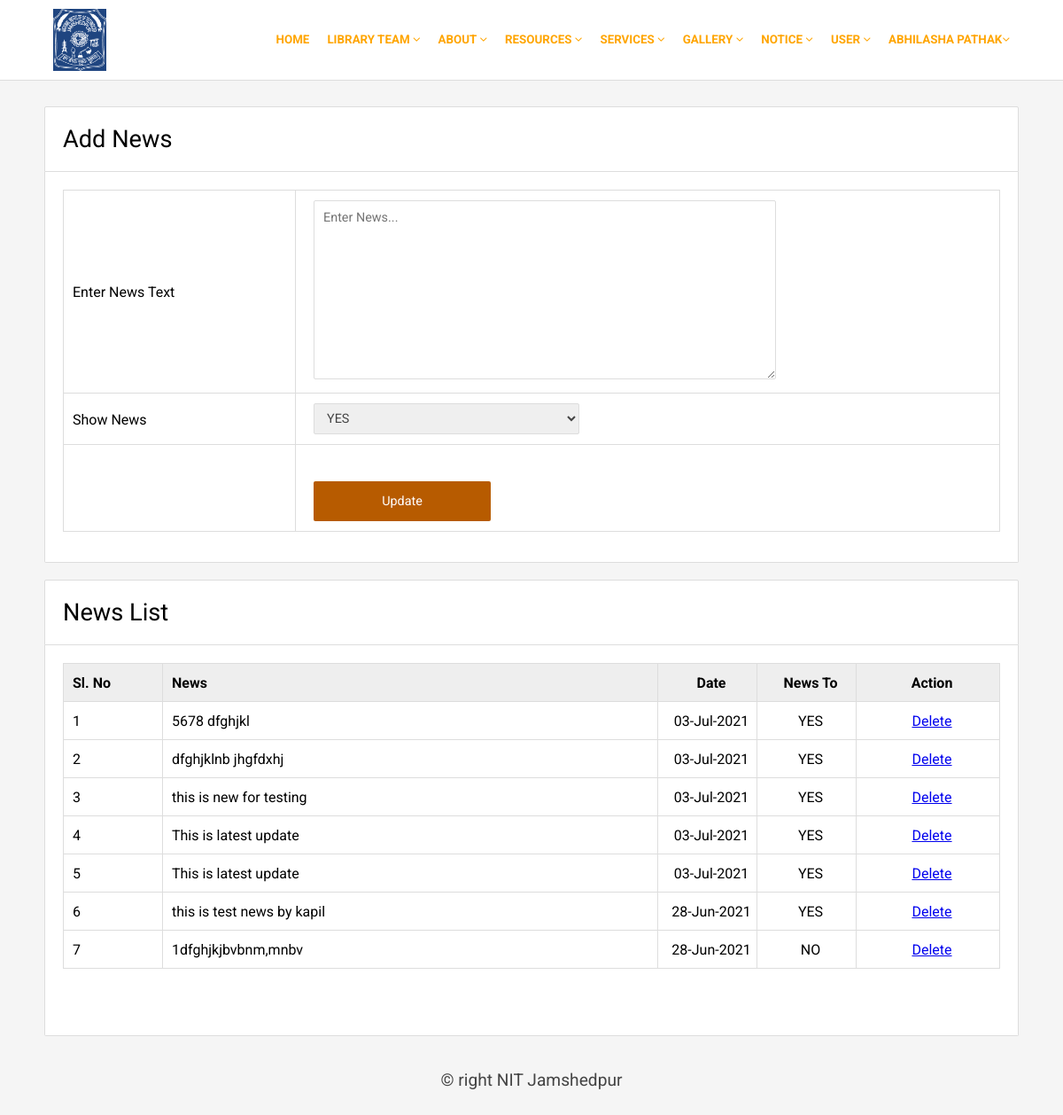
Page /news.php (signed in) on the earlier database version.
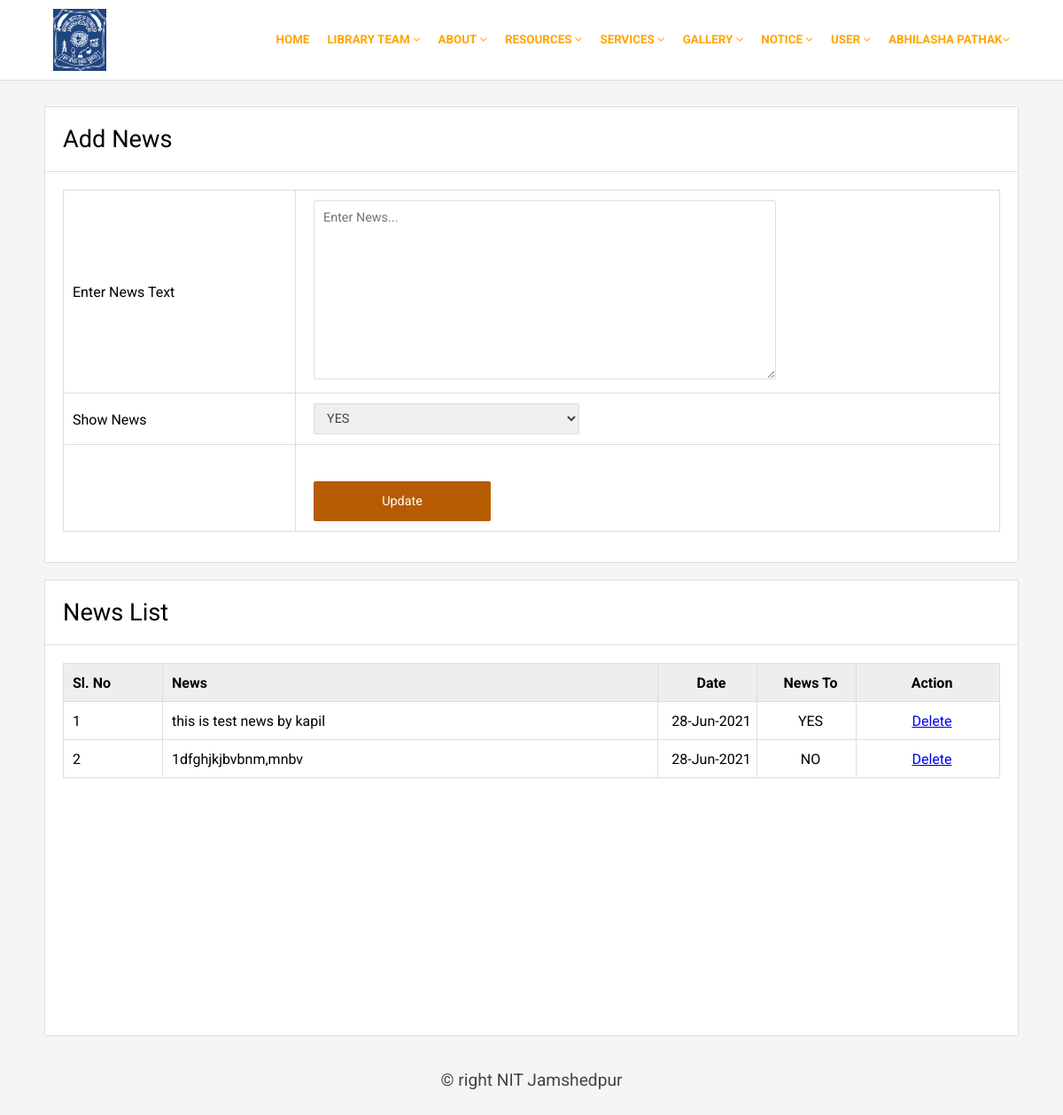
Same page on the later database version.
### tables this page shows
CREATE TABLE `registration` (
  `UserId` int(255) NOT NULL,
  `Name` varchar(255) NOT NULL,
  `Email` varchar(255) NOT NULL,
  `MobileNo` varchar(10) NOT NULL,
  `Gender` varchar(10) NOT NULL,
  `Password` varchar(255) NOT NULL,
  `Confirmpassword` varchar(255) NOT NULL,
  `Type` varchar(255) NOT NULL,
  `Branch` varchar(255) NOT NULL,
  `Regno` varchar(20) DEFAULT NULL,
  `image` varchar(250) NOT NULL
);

CREATE TABLE `news` (
  `nid` int(11) NOT NULL,
  `news` varchar(200) NOT NULL,
  `nto` varchar(10) NOT NULL,
  `date` varchar(15) NOT NULL,
  `news_file` varchar(250) NOT NULL,
  `deleted` varchar(10) NOT NULL,
  `user_type` varchar(20) NOT NULL
);

### news.php (the view, shortened to what this page needs)
<?php
$sesuser=$_SESSION['sesuser'];
include('comman/connect.php');
$data=mysqli_fetch_array($con->query("select * from registration where email='$sesuser'"));
?>
<!DOCTYPE html>
<html>
<head>
	<link rel="stylesheet" type="text/css" href="css/style1.css">
	<link rel="stylesheet" type="text/css" href="css/font-awesome.css">
	<link rel="stylesheet" href="https://cdnjs.cloudflare.com/ajax/libs/font-awesome/4.7.0/css/font-awesome.min.css">
</head>
<body>
<?php include('comman/menu.php');?>
<div class="main">
	<div class="hedding">Add News</div>
	<div class="form">
		<form method="post" action="#">
			<table border="1">
				<tr>
					<td>Enter News Text</td>
					<td><textarea name="news" required placeholder="Enter News..." minlength="10" maxlength="200"></textarea></td>
				</tr>
				<tr>
					<td width="250" valign="top"><br>Show News</td>
					<td><select name="status">
						<option value="YES">YES</option>
					</select></td>
				</tr>
				<tr>
					<td></td>
					<td><input type="submit" name="Update" value="Update"></td>
				</tr>
			</table>
		</form>
	</div>
</div><br>
<div class="main">
	<div class="hedding">News List</div>
	<div class="form">
		<table border="1">
			<tr class="tr">
				<td width="100">Sl. No</td>
				<td>News</td>
				<td width="100" align="center">Date</td>
				<td width="100" align="center">News To</td>
				<td width="150" align="center">Action</td>
			</tr>
			<?php
				$res=$con->query("select * from news where deleted='' order by(nid) desc");
				$i=1;
				while($row=mysqli_fetch_array($res))
				{ $id=$row['nid'];
					echo "<tr>";
						echo "<td>".$i++."</td>";
						echo "<td>".$row['news']."</td>";
						echo "<td align='center'>".$row['date']."</td>";
						echo "<td align='center'>".$row['nto']."</td>";
						echo "<td align='center'><a href='delete.php?id=".$id."&&tname=news'>Delete</a></td>";
					echo "</tr>";
				}
			?>
		</table>
	</div>
</div>
<?php include('comman/footer.php');?>
</body>
</html>

### comman/menu.php (shortened to what this page needs)
<div class="top">
	<div class="topmain">
		<div class="logo">
			<img src="image/logo.png" height="70" width="60" style="background-color: #1f4580; margin: 10px;">
		</div>
		<div class="menu" style="font-size:0.837rem;font-weight:bold;">
			<ul>
				<li><a href=""><?php echo $data['Name'];?><i class="fa fa-angle-down"></i></a>
				</li>
				<li><a href="">User <i class="fa fa-angle-down"></i></a>
				</li>
				<li><a href="">Notice <i class="fa fa-angle-down"></i></a>
				</li>
				<li><a href="">Gallery <i class="fa fa-angle-down"></i></a>
				</li>
				<li><a href="">Services <i class="fa fa-angle-down"></i></a>
				</li>
				<li><a href="">Resources <i class="fa fa-angle-down"></i></a>
				</li>
				<li><a href="#">About <i class="fa fa-angle-down"></i></a>
				</li>
				<li><a href="">Library Team <i class="fa fa-angle-down"></i></a>
				</li>
				<li><a href="home.php">Home</a></li>
			</ul>
		</div>
	</div>
</div>

### comman/footer.php
<div class="main">
	<div class="footer">
		&copy; right NIT Jamshedpur
	</div>
</div>

### css/style1.css (style rules this page uses)
body { margin: 0px; padding: 0px; background: #f5f5f5; font-family: 'Roboto', sans-serif; }
.top { width: 100%; height: 90px; background: #FFF; border-bottom: 1px solid #ddd; position: fixed; z-index: 10000; }
.topmain { width: 1100px; height: 100%; margin: auto; }
.logo { width: 200px; height: 100%; float: left; }
.menu { width: 850px; height: 50px; float: right; margin-top: 25px; }
.menu ul { list-style: none; margin: 0px; padding: 0px; }
.menu li { float:right; }
.menu li a { padding: 0px 10px 0px 10px; height: 40px; line-height: 40px; display: block; color: orange; text-decoration: none; text-transform: uppercase; font-size: 1em; }
.main { width: 1100px; min-height: 100px; border-radius: 2px; margin: auto; top: 120px; position: relative; }
.form { padding: 20px; background: #FFF; border-radius: 0px 0px 2px 2px; border: 1px solid #ddd; border-top: none; min-height: 400px; }
.hedding { font-size: 1.7em; padding: 20px; border-radius: 2px 2px 0px 0px; background: #FFF; border: 1px solid #ddd; }
.form table { font-size: 1em; width: 100%; border-collapse: collapse; border: 1px solid #ddd; }
.form td { height: 40px; padding-left: 10px; border-color: #ddd; }
.tr { font-weight: bold; background: #eee; }
.form input, textarea, select { width: 300px; height: 35px; border: 1px solid #ddd; border-radius: 2px; margin: 10px; font-size: .9em; padding-left: 10px; font-family: 'Roboto', sans-serif; color: #444; }
.form textarea { width: 500px; height: 180px; padding: 10px; }
.form input[type=submit] { margin-top: 40px; width: 200px; height: 45px; background: #b75b00; padding: 0px; color: #FFF; cursor: pointer; border: none; }
.footer { line-height: 100px; font-size: 1.2em; color: #444; text-align: center; }

Differences in the rows shown:
removed news: news "5678 dfghjkl", date "03-Jul-2021", nto "YES"
removed news: news "dfghjklnb jhgfdxhj", date "03-Jul-2021", nto "YES"
removed news: news "this is new for testing", date "03-Jul-2021", nto "YES"
removed news: news "This is latest update", date "03-Jul-2021", nto "YES"
removed news: news "This is latest update", date "03-Jul-2021", nto "YES"
